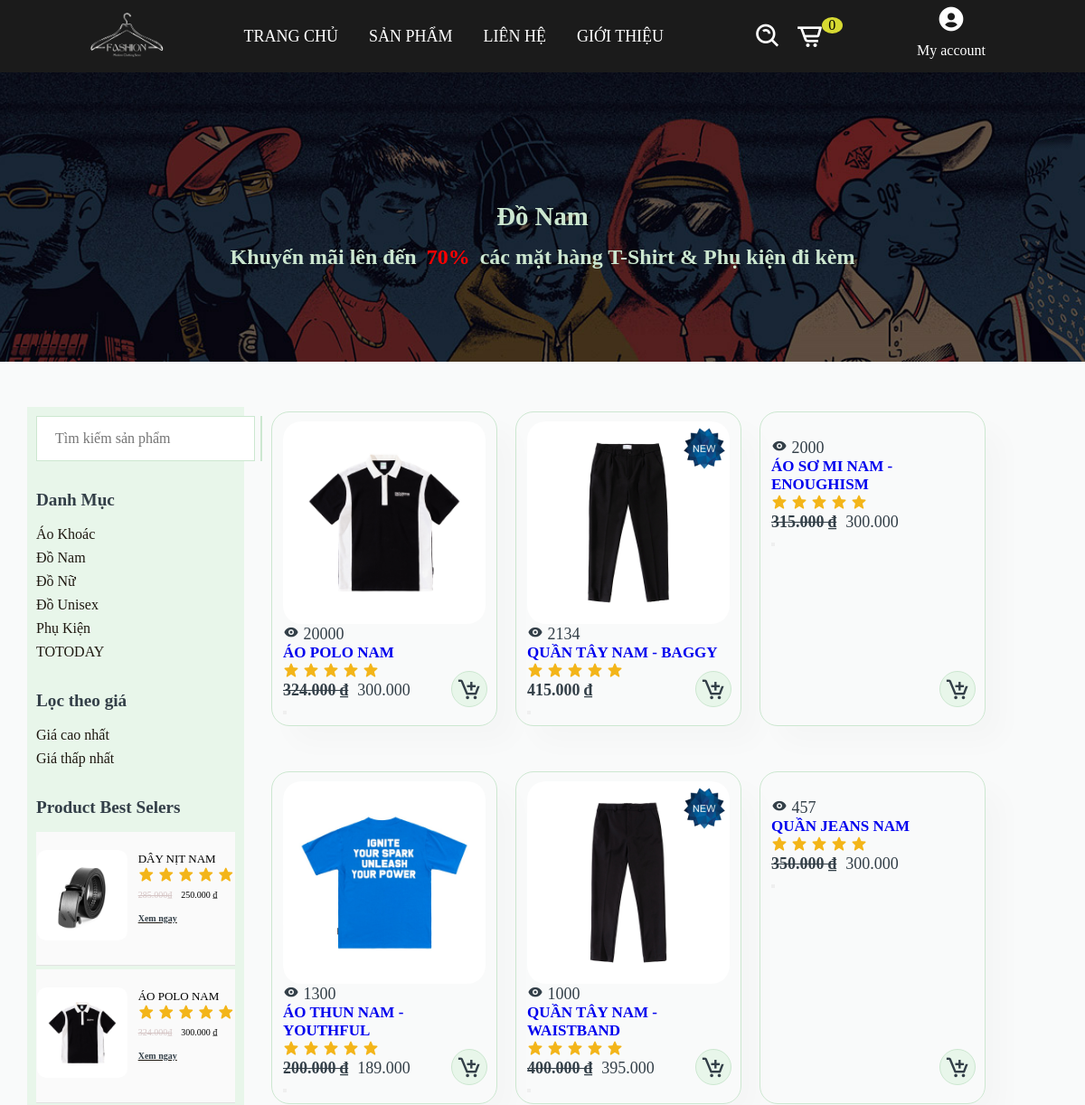
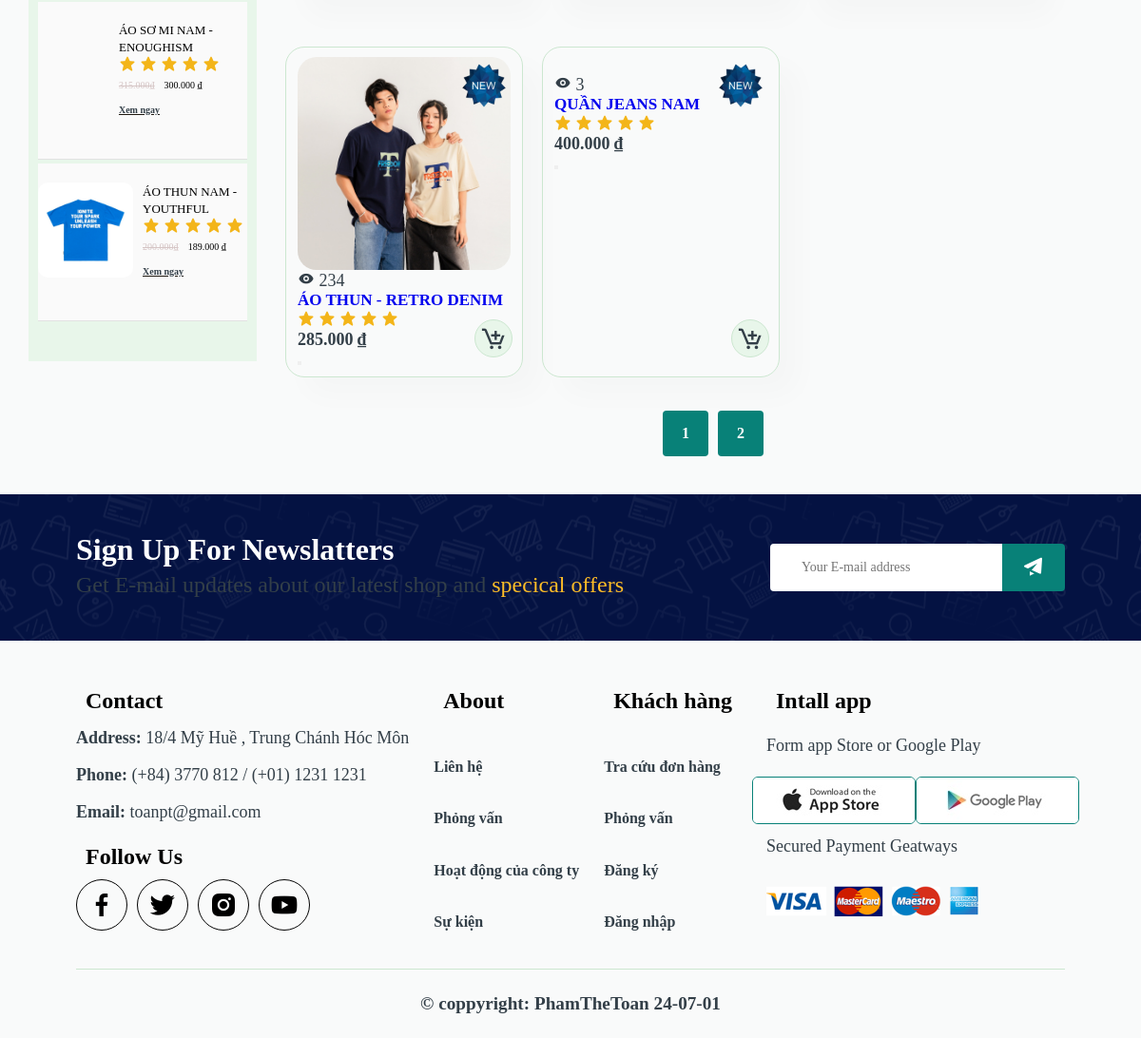
Screenshot of /index.php?page=sanpham&iddm=2 with the database file from the repository (2 pictures, top to bottom).
### tables this page shows
CREATE TABLE `danhmuc` (
  `id` int(6) NOT NULL,
  `tendm` varchar(50) NOT NULL,
  `noidung` varchar(100) NOT NULL,
  `hinhanh` varchar(200) NOT NULL,
  `parent` int(6) NOT NULL,
  `hienthi` int(6) NOT NULL DEFAULT 0
);

CREATE TABLE `sanpham` (
  `id` int(6) NOT NULL,
  `tensp` varchar(100) NOT NULL,
  `hinhanh` varchar(200) NOT NULL,
  `variant` longtext NOT NULL,
  `giasp` float NOT NULL,
  `khuyenmai` int(6) NOT NULL,
  `view` int(10) NOT NULL,
  `trangthai` int(6) NOT NULL DEFAULT 0 COMMENT ' 0= sản phẩm thường ;\r\n1=best seler;\r\n 2=new  ;\r\n',
  `mota` varchar(300) NOT NULL,
  `size` varchar(10) NOT NULL COMMENT 'S,M,XL,XXL',
  `mausac` varchar(6) NOT NULL DEFAULT '0',
  `iddm` int(6) NOT NULL
);

### dao/pdo.php (called while the page is built, shortened)
<?php
function pdo_get_connection(){
    $dburl = "mysql:host=localhost;dbname=website_quanao;charset=utf8";
    $username = 'root';
    $password = '';
    $conn = new PDO($dburl, $username, $password);
    $conn->setAttribute(PDO::ATTR_ERRMODE, PDO::ERRMODE_EXCEPTION);
    return $conn;
}
function pdo_query($sql){
    $sql_args = array_slice(func_get_args(), 1);
    try{
        $conn = pdo_get_connection();
        $stmt = $conn->prepare($sql);
        $stmt->execute($sql_args);
        $rows = $stmt->fetchAll();
        return $rows;
    }
    catch(PDOException $e){
        throw $e;
    }
    finally{
        unset($conn);
    }
}
function pdo_query_value($sql){
    $sql_args = array_slice(func_get_args(), 1);
    try{
        $conn = pdo_get_connection();
        $stmt = $conn->prepare($sql);
        $stmt->execute($sql_args);
        $row = $stmt->fetch(PDO::FETCH_ASSOC);
        return array_values($row)[0];
    }
    catch(PDOException $e){
        throw $e;
    }
    finally{
        unset($conn);
    }
}

### dao/danhmuc.php (called while the page is built, shortened)
<?php
    function showdm($limi){
        $sql ="SELECT * FROM danhmuc WHERE hienthi=6 limit ".$limi;
        return pdo_query($sql);
    }
    function get_namedm($id){
        $sql = "SELECT tendm FROM danhmuc WHERE id=? ";
        return pdo_query_value($sql,$id);
    }
    function showparent(){
        $sql ="SELECT * FROM danhmuc WHERE hienthi=6 AND id<>6 ";
        return pdo_query($sql);
    }
    function dm_all($showdm){
        $html_dm="";
        foreach ($showdm as $dm) {
            extract($dm);
            $html_dm.= '
            <a href="index.php?page=sanpham&iddm='.$id.'">
            <div class="img">
                <div class="list-shop">
                    <div class="icon-shop">
                        <img src="layout/img/fixed/'.$hinhanh.' "  alt="">
                        <p>'.$tendm.'</p>
                    </div>
                    <div class="name-sp">
                        <p>'.$noidung.'</p>
                    </div>
                </div>
            </div>
            </a>
            ';
          }
          return $html_dm;
    }
?>

### dao/product.php (the view, shortened to what this page needs)
<?php
     function get_dssp($search,$iddm){
      $sql = "SELECT * FROM sanpham WHERE 1";
      if($iddm>0){
          $sql .=" AND iddm=".$iddm ;
      }
      $sql .= " ORDER BY view DESC limit 12";
      return pdo_query($sql);
    }
  function sp_dexuat($limi){
    $sql= "SELECT * FROM sanpham WHERE trangthai=3 ORDER BY id DESC limit ".$limi;
    return pdo_query($sql);
}
    function sp_new($limi){
        $sql= "SELECT * FROM sanpham WHERE trangthai=2 ORDER BY id DESC limit ".$limi;
        return pdo_query($sql);
    }
    function sp_bestseler($limi){
        $sql= "SELECT * FROM sanpham WHERE trangthai=1 AND view>1000 ORDER BY id DESC limit ".$limi;
        return pdo_query($sql);
    }
  function showsp($dssp){
    $html_dssp = "";
    foreach ($dssp as $sp) {
        extract($sp);
        $sell_vnd = number_format($khuyenmai , 0, ',', '.');
        $giagoc_vnd = number_format($giasp , 0, ',', '.');
        if($trangthai == 1){
            $best = '<img class="new" src="layout/img/product/iconbest.png" alt="">';
        } else if ($trangthai == 2 || $trangthai == 3) {
            $best = '<img class="new" src="layout/img/product/iconnew.png" alt="">';
        } else {
            $best = '';
        }
        if($khuyenmai > 0 && $giasp > 0){
            $sell = '<span>'.number_format($khuyenmai , 0, ',', '.').'</span>';
            $giagoc = '<h4 class="sell">'.$giagoc_vnd.' ₫</h4>';
        } else {
            $sell = "";
            $giagoc = '<h4>'.$giagoc_vnd.' ₫</h4>';
        }
        $html_dssp .= '
        <div class="pro">
            <a href="index.php?page=details&id='.$id.'">
                '.$best.'
                <img class="img" src="layout/img/product/'.$hinhanh.'" alt="">
                <div class="des">
                    <span><i class="bx bxs-show"></i> '.$view.'</span>
                    <h5>'.$tensp.'</h5>
                    <div class="star">
                        <i class="bx bxs-star"></i>
                        <i class="bx bxs-star"></i>
                        <i class="bx bxs-star"></i>
                        <i class="bx bxs-star"></i>
                        <i class="bx bxs-star"></i>
                    </div>
                    <span class="price">
                        '.$giagoc.'
                        '.$sell.'
                    </span>
                </div>
            </a>
            <form action="index.php?page=addcart" method="post"">
                <input type="hidden" name="id" value="'.$id.'">
                <input type="hidden" name="tensp" value="'.$tensp.'">
                <input type="hidden" name="hinhanh" value="'.$hinhanh.'">
                <input type="hidden" name="sell" value="'.$sell_vnd.'">
                <input type="hidden" name="giagoc" value="'.$giagoc_vnd.'">
                <input type="hidden" name="soluong" value="1">
                <button type="submit"  name="addcart">
                    <i class="bx bx-cart-add cart"></i>
                </button>
            </form>
        </div>';
    }
    return $html_dssp;
}
?>

### view/sanpham.php (shortened to what this page needs)
<?php
  $html_dm= "";
    foreach ( $showdm  as $dm) {
      extract($dm);
      $html_dm .= '
      <li><a href="index.php?page=sanpham&iddm='.$id.'">'.$tendm.'</a></li>';
    }
  if($titlepage!= "") $title = $titlepage;
  else
        $title="#Siêu ưu đãi";
  $html_spbest = "";
  foreach ( $dssp_bestseler as $sp) {
    extract($sp);
    $sell_vnd = number_format($khuyenmai , 0, ',', '.');
    $giagoc_vnd = number_format($giasp , 0, ',', '.');
    $html_spbest .= '
                    <li>
                <img src="layout/img/product/'.$hinhanh.'" alt="">
                  <div class="info-bestseler">
                    <span>'.$tensp.'</span>
                    <div class="star">
                      <i class="bx bxs-star" ></i>
                      <i class="bx bxs-star" ></i>
                      <i class="bx bxs-star" ></i>
                      <i class="bx bxs-star" ></i>
                      <i class="bx bxs-star" ></i>
                    </div>
                    <span class="price">
                      <p class="sell">'.$giagoc_vnd.'₫</p>
                      <p>'.$sell_vnd.' ₫</p>
                    </span>
                    <a href="index.php?page=details&id='.$id.'">
                      <h2>Xem ngay </h2>
                    </a>
                  </div>
              </li>
    ';
  }
  $html_dssp= showsp($dssp);
?>
<section class="banner-prd" id="banner">
      <div class="bannersell">
        <h1><?=$title?></h1>
        <h2>Khuyến mãi lên đến <span>70% </span>các mặt hàng T-Shirt & Phụ kiện đi kèm</h2>
      </div>
    </section>
    <section class="section-product-flex" id="product1">
      <div id="ast-filter-wrap">
        <div class="ast-filter-box">
          <form action="index.php?page=sanpham" method="post">
            <div class="search-feild">
                <input type="text" name="search" placeholder="Tìm kiếm sản phẩm">
                <button type="submit" name="sub">
                </button>
            </div>
          <div id="block9">
            <h2>Danh Mục</h2>
            <ul>
              <?=$html_dm?>
            </ul>
          </div>
          <div id="block9">
            <h2>Lọc theo giá</h2>
            <ul>
              <li><a href="#">Giá cao nhất</a></li>
              <li><a href="#">Giá thấp nhất</a></li>
            </ul>
          </div>
          <div id="block9">
            <h2>Product Best Selers</h2>
            <ul class="pro-bestseler">
              <?=$html_spbest?>
            </ul>
          </div>
        </div>
      </div>
      <div class="form-pro" id="product-flex">
        <div class="pro-container gap-pro">
          <?=$html_dssp?>
        </div>
        <div id="pagination">
           <a href="">1</a>
           <a href="">2</a>
        </div>
      </div>
    </section>

### rows the page displays
danhmuc: tendm "Áo Khoác"
danhmuc: tendm "Đồ Nam"
danhmuc: tendm "Đồ Nữ"
danhmuc: tendm "Đồ Unisex"
danhmuc: tendm "Phụ Kiện"
danhmuc: tendm "TOTODAY"
sanpham: hinhanh (picture), tensp "DÂY NỊT NAM", giasp "285.000", khuyenmai "250.000"
sanpham: hinhanh (picture), tensp "ÁO POLO NAM", giasp "324.000", khuyenmai "300.000", view "20000"
sanpham: tensp "ÁO SƠ MI NAM - ENOUGHISM", giasp "315.000", khuyenmai "300.000", view "2000"
sanpham: hinhanh (picture), tensp "ÁO THUN NAM - YOUTHFUL", giasp "200.000", khuyenmai "189.000", view "1300"
sanpham: shows a picture, view "2134", tensp "QUẦN TÂY NAM - BAGGY", giasp "415.000"
sanpham: hinhanh (picture), view "1000", tensp "QUẦN TÂY NAM - WAISTBAND", giasp "400.000", khuyenmai "395.000"
sanpham: view "457", tensp "QUẦN JEANS NAM", giasp "350.000", khuyenmai "300.000"
sanpham: hinhanh (picture), view "234", tensp "ÁO THUN - RETRO DENIM", giasp "285.000"
sanpham: view "3", tensp "QUẦN JEANS NAM", giasp "400.000"

### other values shown
$total_cart "0"
$title "Đồ Nam"
